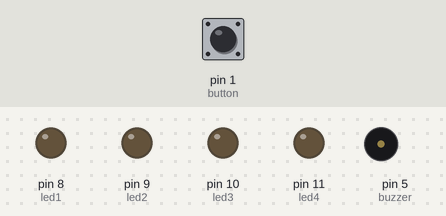
Recording of a sketch running on a simulated Arduino Uno, built with avr-gcc and run on an emulated ATmega328P. Shown: output pins drawn as LEDs (lit = HIGH), buzzer (waves = sounding, pin HIGH). Dashed ring = blinking. The test bench sets the inputs (shaded band); at power-on: pin 1 (button) LOW.

Above: at 1.2 s.
1.3 s: pin 1 (button) pulled HIGH for 0.15 s
At 1.55 s:
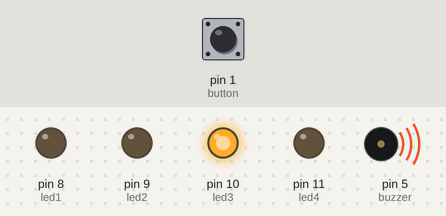
3.2 s: pin 1 (button) pulled HIGH for 3.2 s
At 3.65 s:
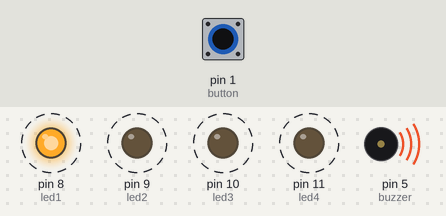
Timing chart, 0 to 7.9 s (numbered marks = the images above; inputs shaded):
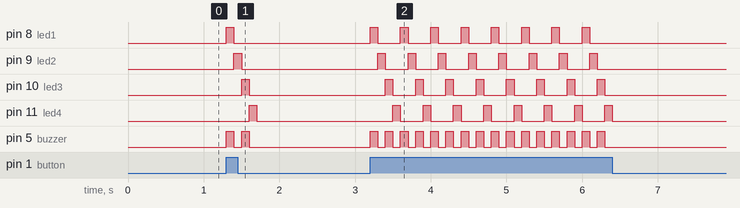

The sketch:

LED3.ino
```cpp
const int button = 1;
int buttonstat = 0;
const int led1 = 8;
const int led2 = 9;
const int led3 = 10;
const int led4 = 11;
const int buzzer = 5;

void setup() {
  pinMode(led1, OUTPUT);
  pinMode(led2, OUTPUT);
  pinMode(led3, OUTPUT);
  pinMode(led4, OUTPUT);
  pinMode(buzzer, OUTPUT);
  pinMode(button, INPUT);
}

void loop() {
    buttonstat = digitalRead(button);
    if (buttonstat == HIGH)
    {
    digitalWrite(buzzer, HIGH);
    digitalWrite(led1, HIGH);
    digitalWrite(led2, LOW);
    digitalWrite(led3, LOW);
    digitalWrite(led4, LOW);
    delay(100);
    digitalWrite(buzzer, LOW);
    digitalWrite(led1, LOW);
    digitalWrite(led2, HIGH);
    digitalWrite(led3, LOW);
    digitalWrite(led4, LOW);
    delay(100);
    digitalWrite(buzzer, HIGH);
    digitalWrite(led1, LOW);
    digitalWrite(led2, LOW);
    digitalWrite(led3, HIGH);
    digitalWrite(led4, LOW);
    delay(100);
    digitalWrite(buzzer, LOW);
    digitalWrite(led1, LOW);
    digitalWrite(led2, LOW);
    digitalWrite(led3, LOW);
    digitalWrite(led4, HIGH);
    delay(100);
  }
  else
  {
    digitalWrite(led1, LOW);
    digitalWrite(led2, LOW);
    digitalWrite(led3, LOW);
    digitalWrite(led4, LOW);
    digitalWrite(buzzer, LOW);
  }

}
```

Measured:
- after the input at 1.3 s, pin 8 (led1): LOW → HIGH at once, → LOW 0.10 s later; pin 9 (led2): LOW → HIGH after 0.10 s, → LOW 0.10 s later
- after the input at 3.2 s, pin 8 (led1): alternates HIGH for 0.10 s and LOW for 0.30 s, 16 changes in all, then stays LOW, starting at once; pin 9 (led2): alternates HIGH for 0.10 s and LOW for 0.30 s, 16 changes in all, then stays LOW, starting after 0.10 s
